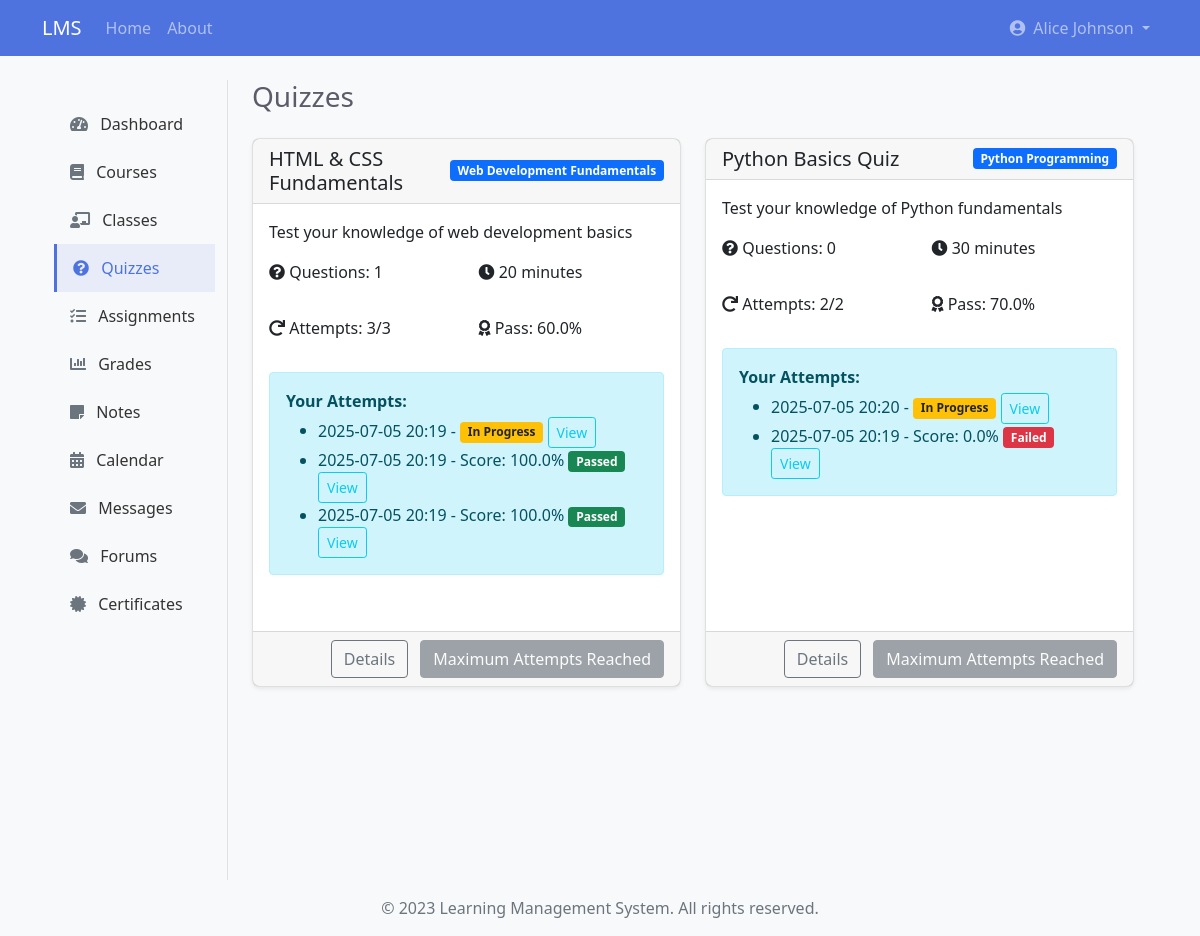
/student/quizzes (signed in), run on the app's committed database.
### app/models/user.py (models this page shows, shortened)
class User(db.Model, UserMixin):
    id = db.Column(db.Integer, primary_key=True)
    username = db.Column(db.String(50), unique=True, nullable=False)
    email = db.Column(db.String(120), unique=True, nullable=False)
    password = db.Column(db.String(60), nullable=False)
    first_name = db.Column(db.String(50), nullable=False)
    last_name = db.Column(db.String(50), nullable=False)
    role = db.Column(db.String(20), nullable=False)
    created_at = db.Column(db.DateTime, default=datetime.utcnow)
    last_login = db.Column(db.DateTime, nullable=True)
    is_active = db.Column(db.Boolean, default=True)
    is_email_verified = db.Column(db.Boolean, default=False)
    profile = db.relationship(
        'UserProfile', backref='user', uselist=False, cascade='all, delete-orphan')
    courses_teaching = db.relationship(
        'Course', backref='instructor', lazy=True)
    enrollments = db.relationship('Enrollment', backref='student', lazy=True)
    parent_of = db.relationship('ParentStudent',
                                foreign_keys='ParentStudent.parent_id',
                                backref='parent', lazy=True)

class Quiz(db.Model):
    __tablename__ = 'quizzes'
    id = db.Column(db.Integer, primary_key=True)
    title = db.Column(db.String(100), nullable=False)
    description = db.Column(db.Text)
    course_id = db.Column(db.Integer, db.ForeignKey(
        'course.id'), nullable=False)
    module_id = db.Column(
        db.Integer, db.ForeignKey('module.id'), nullable=True)
    time_limit_minutes = db.Column(
        db.Integer, default=0)  # 0 means no time limit
    passing_score = db.Column(db.Float, default=60.0)
    attempts_allowed = db.Column(db.Integer, default=1)  # -1 means unlimited
    shuffle_questions = db.Column(db.Boolean, default=False)
    show_correct_answers = db.Column(db.Boolean, default=True)
    created_at = db.Column(db.DateTime, default=datetime.utcnow)
    is_published = db.Column(db.Boolean, default=False)
    course = db.relationship(
        'Course', backref=db.backref('quizzes', lazy=True))
    module = db.relationship(
        'Module', backref=db.backref('quizzes', lazy=True))
    questions = db.relationship(
        'Question', backref='quiz', lazy=True, cascade='all, delete-orphan')
    attempts = db.relationship(
        'QuizAttempt', backref='quiz', lazy=True, cascade='all, delete-orphan')

class Course(db.Model):
    id = db.Column(db.Integer, primary_key=True)
    title = db.Column(db.String(100), nullable=False)
    description = db.Column(db.Text, nullable=True)
    instructor_id = db.Column(
        db.Integer, db.ForeignKey('user.id'), nullable=False)
    created_at = db.Column(db.DateTime, default=datetime.utcnow)
    category_id = db.Column(db.Integer, db.ForeignKey(
        'course_category.id'), nullable=True)
    thumbnail = db.Column(db.String(255), nullable=True)
    is_published = db.Column(db.Boolean, default=False)
    is_featured = db.Column(db.Boolean, default=False)
    enable_drip = db.Column(db.Boolean, default=False)
    drip_interval_days = db.Column(
        db.Integer, default=0)  # 0 means no interval
    enrollments = db.relationship('Enrollment', backref='course', lazy=True)
    modules = db.relationship(
        'Module', backref='course', lazy=True, order_by='Module.order')
    prerequisites = db.relationship(
        'Course', secondary=course_prerequisites,
        primaryjoin=(course_prerequisites.c.course_id == id),
        secondaryjoin=(course_prerequisites.c.prerequisite_id == id),
        backref=db.backref('required_for', lazy='dynamic'),
        lazy='dynamic'
    )

class QuizAttempt(db.Model):
    __tablename__ = 'quiz_attempts'
    id = db.Column(db.Integer, primary_key=True)
    quiz_id = db.Column(db.Integer, db.ForeignKey(
        'quizzes.id'), nullable=False)
    student_id = db.Column(
        db.Integer, db.ForeignKey('user.id'), nullable=False)
    start_time = db.Column(db.DateTime, default=datetime.utcnow)
    end_time = db.Column(db.DateTime, nullable=True)
    score = db.Column(db.Float, default=0.0)
    max_score = db.Column(db.Float, default=0.0)
    percentage = db.Column(db.Float, default=0.0)
    is_passed = db.Column(db.Boolean, default=False)
    is_completed = db.Column(db.Boolean, default=False)
    student = db.relationship('User', backref='quiz_attempts')
    responses = db.relationship(
        'QuizResponse', backref='attempt', lazy=True, cascade='all, delete-orphan')

### app/routes/student.py (the view)
@student.route('/quizzes')
@login_required
@student_required
def quizzes():
    enrollments = Enrollment.query.filter_by(student_id=current_user.id).all()
    course_ids = [enrollment.course_id for enrollment in enrollments]
    quizzes = Quiz.query.filter(
        Quiz.course_id.in_(course_ids),
        Quiz.is_published == True
    ).order_by(Quiz.created_at.desc()).all()
    quiz_data = []
    for quiz in quizzes:
        attempts = QuizAttempt.query.filter_by(
            quiz_id=quiz.id,
            student_id=current_user.id
        ).order_by(QuizAttempt.start_time.desc()).all()
        can_take = True
        if quiz.attempts_allowed > 0 and len(attempts) >= quiz.attempts_allowed:
            can_take = False
        quiz_data.append({
            'quiz': quiz,
            'course': Course.query.get(quiz.course_id),
            'attempts': attempts,
            'can_take': can_take
        })
    return render_template('student/quizzes.html', quiz_data=quiz_data)

### app/models/user.py (called while the page is built)
@login_manager.user_loader
def load_user(user_id):
    return User.query.get(int(user_id))

### app/routes/student.py (called while the page is built)
def student_required(f):
    @wraps(f)
    def decorated_function(*args, **kwargs):
        if not current_user.is_authenticated or current_user.role != UserRole.STUDENT:
            flash('You do not have permission to access this page.', 'danger')
            return redirect(url_for('main.index'))
        return f(*args, **kwargs)
    return decorated_function

### app/templates/student/quizzes.html (shortened to what this page needs)
{% extends "base.html" %}
{% block content %}
<div class="container-fluid">
    <div class="row">
        <div class="col-md-3 col-lg-2 d-md-block bg-light sidebar collapse">
            {% include 'student/sidebar.html' %}
        </div>
        <div class="col-md-9 ms-sm-auto col-lg-10 px-md-4">
            <div class="d-sm-flex align-items-center justify-content-between mb-4">
                <h1 class="h3 mb-0 text-gray-800">Quizzes</h1>
            </div>
    {% if quiz_data %}
        <div class="row">
            {% for item in quiz_data %}
                <div class="col-md-6 mb-4">
                    <div class="card h-100">
                        <div class="card-header d-flex justify-content-between align-items-center">
                            <h5 class="mb-0">{{ item.quiz.title }}</h5>
                            <span class="badge bg-primary">{{ item.course.title }}</span>
                        </div>
                        <div class="card-body">
                            <p class="card-text">{{ item.quiz.description }}</p>
                            <div class="row mb-3">
                                <div class="col-md-6">
                                    <p><i class="fas fa-question-circle"></i> Questions: {{ item.quiz.questions|length }}</p>
                                </div>
                                <div class="col-md-6">
                                    <p>
                                        <i class="fas fa-clock"></i>
                                        {% if item.quiz.time_limit_minutes > 0 %}
                                            {{ item.quiz.time_limit_minutes }} minutes
                                        {% else %}
                                            No time limit
                                        {% endif %}
                                    </p>
                                </div>
                            </div>
                            <div class="row mb-3">
                                <div class="col-md-6">
                                    <p>
                                        <i class="fas fa-redo"></i> Attempts:
                                        {% if item.quiz.attempts_allowed > 0 %}
                                            {{ item.attempts|length }}/{{ item.quiz.attempts_allowed }}
                                        {% else %}
                                            {{ item.attempts|length }}/∞
                                        {% endif %}
                                    </p>
                                </div>
                                <div class="col-md-6">
                                    <p><i class="fas fa-award"></i> Pass: {{ item.quiz.passing_score }}%</p>
                                </div>
                            </div>
                            {% if item.attempts %}
                                <div class="alert alert-info">
                                    <p class="mb-1"><strong>Your Attempts:</strong></p>
                                    <ul class="mb-0">
                                        {% for attempt in item.attempts %}
                                            <li>
                                                {{ attempt.start_time.strftime('%Y-%m-%d %H:%M') }} -
                                                {% if attempt.is_completed %}
                                                    Score: {{ attempt.percentage|round(1) }}%
                                                    {% if attempt.is_passed %}
                                                        <span class="badge bg-success">Passed</span>
                                                    {% else %}
                                                        <span class="badge bg-danger">Failed</span>
                                                    {% endif %}
                                                {% else %}
                                                    <span class="badge bg-warning text-dark">In Progress</span>
                                                {% endif %}
                                                <a href="{{ url_for('student.quiz_result', attempt_id=attempt.id) }}" class="btn btn-sm btn-outline-info">View</a>
                                            </li>
                                        {% endfor %}
                                    </ul>
                                </div>
                            {% endif %}
                        </div>
                        <div class="card-footer text-end">
                            <a href="{{ url_for('student.quiz_details', quiz_id=item.quiz.id) }}" class="btn btn-outline-secondary me-2">Details</a>
                            {% if item.can_take %}
                                <a href="{{ url_for('student.take_quiz', quiz_id=item.quiz.id) }}" class="btn btn-primary">Take Quiz</a>
                            {% else %}
                                <button class="btn btn-secondary" disabled>Maximum Attempts Reached</button>
                            {% endif %}
                        </div>
                    </div>
                </div>
            {% endfor %}
        </div>
    {% else %}
                <div class="alert alert-info">
                    <p>No quizzes are available for your enrolled courses.</p>
                </div>
            {% endif %}
            </div>
        </div>
    </div>
</div>
{% endblock %}

### app/templates/base.html (shortened to what this page needs)
<!DOCTYPE html>
<html lang="en">
<head>
    <link href="https://cdn.jsdelivr.net/npm/bootstrap@5.1.0/dist/css/bootstrap.min.css" rel="stylesheet">
    <link rel="stylesheet" href="https://cdnjs.cloudflare.com/ajax/libs/font-awesome/5.15.4/css/all.min.css">
    <link rel="stylesheet" href="{{ url_for('static', filename='css/style.css') }}">
</head>
<body {% if current_user.is_authenticated %}
      data-user-role="{{ current_user.role }}"
      data-admin-dashboard-url="{{ url_for('admin.dashboard', _external=True) }}"
      data-instructor-dashboard-url="{{ url_for('instructor.dashboard', _external=True) }}"
      data-student-dashboard-url="{{ url_for('student.dashboard', _external=True) }}"
      data-parent-dashboard-url="{{ url_for('parent.dashboard', _external=True) }}"
      data-guest-dashboard-url="{{ url_for('guest.dashboard', _external=True) }}"
      {% endif %}>
    <nav class="navbar navbar-expand-lg navbar-dark bg-primary">
        <div class="container">
            <a class="navbar-brand" href="{{ url_for('main.index') }}">LMS</a>
            <div class="collapse navbar-collapse" id="navbarNav">
                <ul class="navbar-nav me-auto">
                    <li class="nav-item">
                        <a class="nav-link" href="{{ url_for('main.index') }}">Home</a>
                    </li>
                    <li class="nav-item">
                        <a class="nav-link" href="{{ url_for('main.about') }}">About</a>
                    </li>
                </ul>
                <ul class="navbar-nav">
                    {% if current_user.is_authenticated %}
                        <li class="nav-item dropdown">
                            <a class="nav-link dropdown-toggle" href="#" id="navbarDropdown" role="button" data-bs-toggle="dropdown" aria-expanded="false">
                                {% if current_user.profile and current_user.profile.profile_picture %}
                                <img src="{{ url_for('static', filename='uploads/profile/' + current_user.profile.profile_picture) }}"
                                     class="rounded-circle me-1" alt="Profile" style="width: 24px; height: 24px; object-fit: cover;">
                                {% else %}
                                <i class="fas fa-user-circle me-1"></i>
                                {% endif %}
                                {{ current_user.first_name }} {{ current_user.last_name }}
                            </a>
                        </li>
                    {% endif %}
                </ul>
            </div>
        </div>
    </nav>
    <div class="container mt-4">
        {% block content %}{% endblock %}
    <footer class="footer mt-auto py-3 bg-light">
        <div class="container text-center">
            <span class="text-muted">&copy; 2023 Learning Management System. All rights reserved.</span>
        </div>
    </footer>
</body>
</html>

### app/static/css/style.css (style rules this page uses)
body { font-family: 'Segoe UI', Tahoma, Geneva, Verdana, sans-serif; background-color: #f8f9fa; }
.card { border-radius: 0.5rem; box-shadow: 0 0.125rem 0.25rem rgba(0, 0, 0, 0.075); margin-bottom: 1.5rem; }
.card-header { border-top-left-radius: 0.5rem; border-top-right-radius: 0.5rem; }
.text-gray-800 { color: #5a5c69 !important; }
.navbar-dark.bg-primary { background-color: #4e73df !important; }
.footer { position: relative; margin-top: 2rem; }
.badge { font-weight: 600; padding: 0.35em 0.65em; }
.sidebar { position: sticky; top: 0; height: 100vh; padding-top: 20px; overflow-x: hidden; overflow-y: auto; border-right: 1px solid #dee2e6; }

### data on the page
User: first_name "Alice", last_name "Johnson"
Quiz: quiz "HTML & CSS Fundamentals", quiz.description "Test your knowledge of web development basics", quiz.time_limit_minutes "20", quiz.attempts_allowed "3", quiz.passing_score "60.0"
Course: course "Web Development Fundamentals"
QuizAttempt: start_time "2025-07-05 20:19", is_completed "In Progress"
QuizAttempt: start_time "2025-07-05 20:19", percentage "100.0", is_passed "Passed"
QuizAttempt: start_time "2025-07-05 20:19", percentage "100.0", is_passed "Passed"
Quiz: quiz "Python Basics Quiz", quiz.description "Test your knowledge of Python fundamentals", quiz.time_limit_minutes "30", quiz.attempts_allowed "2", quiz.passing_score "70.0"
Course: course "Python Programming"
QuizAttempt: start_time "2025-07-05 20:20", is_completed "In Progress"
QuizAttempt: start_time "2025-07-05 20:19", percentage "0.0", is_passed "Failed"

### other printed values
{{ item.quiz.questions|length }} "1" "0"
{{ item.attempts|length }} "3" "2"
